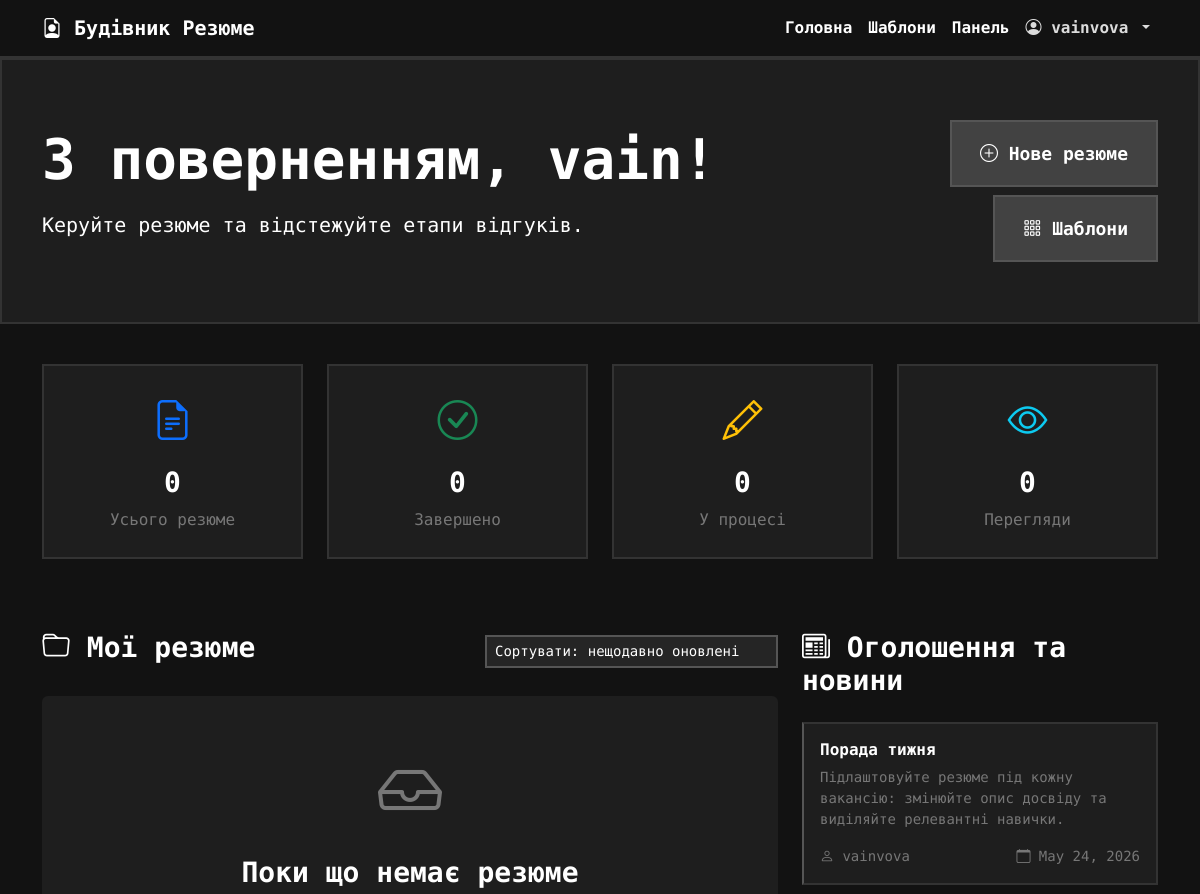
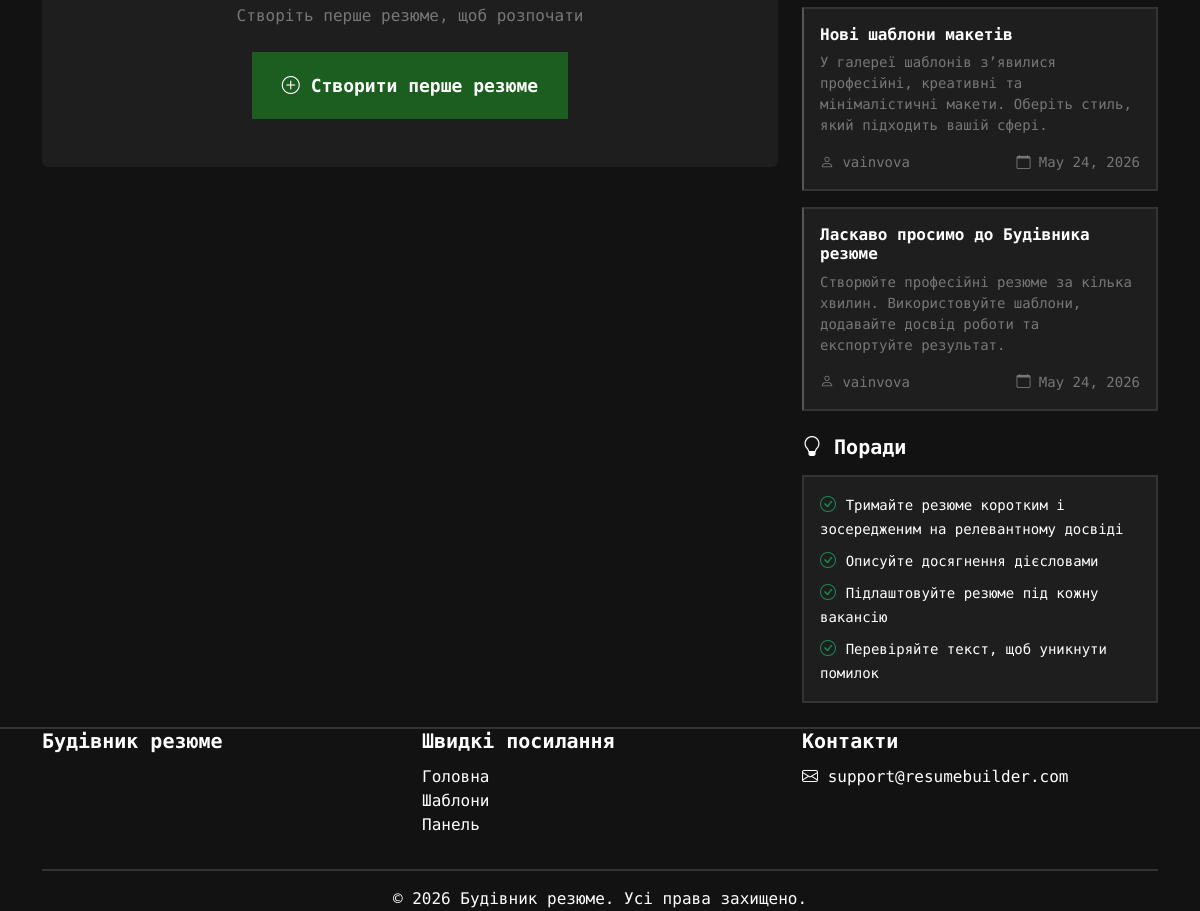
The app's page /dashboard/ (signed in) with its own data (2 pictures, top to bottom).
### auth_system/models.py (models this page shows, shortened)
class CustomUser(AbstractUser):
    phone_number = models.CharField(max_length=20, blank=True, null=True)

### resume_builder/models.py (models this page shows, shortened)
class Announcement(models.Model):
    title = models.CharField(max_length=200)
    content = models.TextField()
    author = models.ForeignKey(User, on_delete=models.CASCADE)
    created_at = models.DateTimeField(auto_now_add=True)
    is_active = models.BooleanField(default=True)

### resume_builder/views.py (the view)
# urls.py: path('dashboard/', views.dashboard, name='dashboard'),
@login_required
def dashboard(request):
    _ensure_default_announcements()
    sort_key = request.GET.get('sort', 'updated')
    order_by = SORT_OPTIONS.get(sort_key, '-updated_at')
    user_resumes = Resume.objects.filter(user=request.user).order_by(order_by)
    announcements = Announcement.objects.filter(is_active=True).order_by('-created_at')[:5]
    published_count = user_resumes.filter(is_published=True).count()
    draft_count = user_resumes.filter(is_published=False).count()
    context = {
        'resumes': user_resumes,
        'announcements': announcements,
        'sort': sort_key,
        'published_count': published_count,
        'draft_count': draft_count,
    }
    return render(request, 'resume_builder/dashboard.html', context)

### templates/resume_builder/dashboard.html (shortened to what this page needs)
{% extends 'base.html' %}
{% block content %}
<div class="dashboard-header">
    <div class="container">
        <div class="row align-items-center">
            <div class="col-md-8">
                <h1 class="display-4 fw-bold mb-3">З поверненням, {{ user.first_name|default:user.username }}!</h1>
                <p class="lead">Керуйте резюме та відстежуйте етапи відгуків.</p>
            </div>
            <div class="col-md-4 text-md-end">
                <div class="d-flex gap-2 justify-content-md-end flex-wrap">
                    <a href="{% url 'resume_builder:create_resume' %}" class="btn btn-light btn-lg quick-action-btn">
                        <i class="bi bi-plus-circle"></i> Нове резюме
                    </a>
                    <a href="{% url 'resume_builder:template_gallery' %}" class="btn btn-outline-light btn-lg quick-action-btn">
                        <i class="bi bi-grid-3x3-gap"></i> Шаблони
                    </a>
                </div>
            </div>
        </div>
    </div>
</div>
<div class="container">
    <div class="row mb-5">
        <div class="col-md-3 col-sm-6 mb-4">
            <div class="stats-card">
                <div class="stats-icon text-primary">
                    <i class="bi bi-file-earmark-text"></i>
                </div>
                <h3 class="fw-bold">{{ resumes.count }}</h3>
                <p class="text-muted mb-0">Усього резюме</p>
            </div>
        </div>
        <div class="col-md-3 col-sm-6 mb-4">
            <div class="stats-card">
                <div class="stats-icon text-success">
                    <i class="bi bi-check-circle"></i>
                </div>
                <h3 class="fw-bold">{{ published_count }}</h3>
                <p class="text-muted mb-0">Завершено</p>
            </div>
        </div>
        <div class="col-md-3 col-sm-6 mb-4">
            <div class="stats-card">
                <div class="stats-icon text-warning">
                    <i class="bi bi-pencil"></i>
                </div>
                <h3 class="fw-bold">{{ draft_count }}</h3>
                <p class="text-muted mb-0">У процесі</p>
            </div>
        </div>
        <div class="col-md-3 col-sm-6 mb-4">
            <div class="stats-card">
                <div class="stats-icon text-info">
                    <i class="bi bi-eye"></i>
                </div>
                <h3 class="fw-bold">0</h3>
                <p class="text-muted mb-0">Перегляди</p>
            </div>
        </div>
    </div>
    <div class="row">
        <div class="col-lg-8 mb-4">
            <div class="d-flex justify-content-between align-items-center mb-4">
                <h2 class="h3 fw-bold">
                    <i class="bi bi-folder"></i> Мої резюме
                </h2>
                <div class="d-flex gap-2">
                    <select class="form-select form-select-sm" style="width: auto;" id="resumeSort" onchange="sortResumes(this.value)">
                        <option value="updated" {% if sort == 'updated' %}selected{% endif %}>Сортувати: нещодавно оновлені</option>
                    </select>
                </div>
            </div>
            <div class="row g-4">
                {% for resume in resumes %}
                <div class="col-md-6">
                    <div class="card resume-card h-100">
                        <div class="resume-thumbnail">
                            <div class="text-center">
                                <i class="bi bi-file-earmark-person text-muted" style="font-size: 3rem;"></i>
                                <p class="text-muted mt-2 mb-0">{{ resume.template.name|default:"Шаблон за замовчуванням" }}</p>
                            </div>
                        </div>
                        <div class="card-body">
                            <h5 class="card-title fw-bold">{{ resume.title }}</h5>
                            <p class="card-text text-muted">
                                <i class="bi bi-person"></i> {{ resume.get_full_name }}
                            </p>
                            <div class="d-flex justify-content-between align-items-center mb-3">
                                <small class="text-muted">
                                    <i class="bi bi-clock"></i> Оновлено {{ resume.updated_at|timesince }} тому
                                </small>
                                {% if resume.is_published %}
                                    <span class="badge bg-success">Завершено</span>
                                {% else %}
                                    <span class="badge bg-secondary">Чернетка</span>
                                {% endif %}
                            </div>
                            <div class="d-flex gap-2 flex-wrap">
                                <a href="{% url 'resume_builder:edit_resume' resume.id %}" class="btn btn-sm btn-primary flex-fill">
                                    <i class="bi bi-pencil"></i> Редагувати
                                </a>
                                <a href="{% url 'resume_builder:preview_resume' resume.id %}" class="btn btn-sm btn-outline-secondary">
                                    <i class="bi bi-eye"></i>
                                </a>
                                <button class="btn btn-sm btn-outline-info" onclick="cloneResume({{ resume.id }})">
                                    <i class="bi bi-copy"></i>
                                </button>
                                <button class="btn btn-sm btn-outline-danger" onclick="deleteResume({{ resume.id }})">
                                    <i class="bi bi-trash"></i>
                                </button>
                            </div>
                        </div>
                    </div>
                </div>
                {% empty %}
                <div class="col-12">
                    <div class="text-center py-5 bg-light rounded">
                        <i class="bi bi-inbox text-muted" style="font-size: 4rem;"></i>
                        <h3 class="mt-3">Поки що немає резюме</h3>
                        <p class="text-muted mb-4">Створіть перше резюме, щоб розпочати</p>
                        <a href="{% url 'resume_builder:create_resume' %}" class="btn btn-primary btn-lg">
                            <i class="bi bi-plus-circle"></i> Створити перше резюме
                        </a>
                    </div>
                </div>
                {% endfor %}
            </div>
        </div>
        <div class="col-lg-4 mb-4">
            <h2 class="h3 fw-bold mb-4">
                <i class="bi bi-newspaper"></i> Оголошення та новини
            </h2>
            <div class="space-y-3">
                {% for announcement in announcements %}
                <div class="card announcement-card mb-3">
                    <div class="card-body">
                        <h6 class="card-title fw-bold">{{ announcement.title }}</h6>
                        <p class="card-text small text-muted">{{ announcement.content|truncatewords:20 }}</p>
                        <div class="d-flex justify-content-between align-items-center">
                            <small class="text-muted">
                                <i class="bi bi-person"></i> {{ announcement.author.username }}
                            </small>
                            <small class="text-muted">
                                <i class="bi bi-calendar"></i> {{ announcement.created_at|date:"M d, Y" }}
                            </small>
                        </div>
                    </div>
                </div>
                {% empty %}
                <div class="text-center py-4 bg-light rounded">
                    <i class="bi bi-megaphone text-muted" style="font-size: 2rem;"></i>
                    <p class="text-muted mt-2 mb-0">Наразі немає оголошень</p>
                </div>
                {% endfor %}
            </div>
            <div class="mt-4">
                <h4 class="h5 fw-bold mb-3">
                    <i class="bi bi-lightbulb"></i> Поради
                </h4>
                <div class="card bg-light">
                    <div class="card-body">
                        <ul class="list-unstyled mb-0 space-y-2">
                            <li class="mb-2">
                                <i class="bi bi-check-circle text-success"></i>
                                <small>Тримайте резюме коротким і зосередженим на релевантному досвіді</small>
                            </li>
                            <li class="mb-2">
                                <i class="bi bi-check-circle text-success"></i>
                                <small>Описуйте досягнення дієсловами</small>
                            </li>
                            <li class="mb-2">
                                <i class="bi bi-check-circle text-success"></i>
                                <small>Підлаштовуйте резюме під кожну вакансію</small>
                            </li>
                            <li class="mb-0">
                                <i class="bi bi-check-circle text-success"></i>
                                <small>Перевіряйте текст, щоб уникнути помилок</small>
                            </li>
                        </ul>
                    </div>
                </div>
            </div>
        </div>
    </div>
</div>
{% endblock %}

### templates/base.html (shortened to what this page needs)
<!DOCTYPE html>
<html lang="uk">
<head>
    <link href="https://cdn.jsdelivr.net/npm/bootstrap@5.3.0/dist/css/bootstrap.min.css" rel="stylesheet">
    <link rel="stylesheet" href="https://cdn.jsdelivr.net/npm/bootstrap-icons@1.11.0/font/bootstrap-icons.css">
</head>
<body>
    <nav class="navbar navbar-expand-lg navbar-dark sticky-top">
        <div class="container">
            <a class="navbar-brand" href="{% url 'resume_builder:home' %}">
                <i class="bi bi-file-earmark-person"></i> <span id="brand-text">Будівник Резюме</span>
            </a>
            <div class="collapse navbar-collapse" id="navbarNav">
                <ul class="navbar-nav ms-auto">
                    <li class="nav-item">
                        <a class="nav-link" href="{% url 'resume_builder:home' %}"><span class="nav-home">Головна</span></a>
                    </li>
                    <li class="nav-item">
                        <a class="nav-link" href="{% url 'resume_builder:template_gallery' %}"><span class="nav-templates">Шаблони</span></a>
                    </li>
                    {% if user.is_authenticated %}
                        <li class="nav-item">
                            <a class="nav-link" href="{% url 'resume_builder:dashboard' %}"><span class="nav-dashboard">Панель</span></a>
                        </li>
                        <li class="nav-item dropdown">
                            <a class="nav-link dropdown-toggle" href="javascript:void(0)" role="button" data-bs-toggle="dropdown" aria-expanded="false">
                                <i class="bi bi-person-circle"></i> {{ user.username }}
                            </a>
                        </li>
                    {% endif %}
                </ul>
            </div>
        </div>
    </nav>
    <main>
        {% block content %}{% endblock %}
    </main>
    <footer class="footer">
        <div class="container">
            <div class="row">
                <div class="col-md-4">
                    <h5>Будівник резюме</h5>
                </div>
                <div class="col-md-4">
                    <h5>Швидкі посилання</h5>
                    <ul class="list-unstyled">
                        <li><a href="{% url 'resume_builder:home' %}" class="text-white text-decoration-none">Головна</a></li>
                        <li><a href="{% url 'resume_builder:template_gallery' %}" class="text-white text-decoration-none">Шаблони</a></li>
                        {% if user.is_authenticated %}
                            <li><a href="{% url 'resume_builder:dashboard' %}" class="text-white text-decoration-none">Панель</a></li>
                        {% endif %}
                    </ul>
                </div>
                <div class="col-md-4">
                    <h5>Контакти</h5>
                    <p><i class="bi bi-envelope"></i> support@resumebuilder.com</p>
                </div>
            </div>
            <hr class="bg-white">
            <div class="text-center">
                <p>&copy; {% now "Y" %} Будівник резюме. Усі права захищено.</p>
            </div>
        </div>
    </footer>
</body>
</html>

### records on screen
Announcement: title "Порада тижня", content "Підлаштовуйте резюме під кожну вакансію: змінюйте опис досвіду та виділяйте релевантні навички.", author.username "vainvova", created_at "May 24, 2026"
Announcement: title "Нові шаблони макетів", content "У галереї шаблонів зʼявилися професійні, креативні та мінімалістичні макети. Оберіть стиль, який підходить вашій сфері.", author.username "vainvova", created_at "May 24, 2026"
Announcement: title "Ласкаво просимо до Будівника резюме", content "Створюйте професійні резюме за кілька хвилин. Використовуйте шаблони, додавайте досвід роботи та експортуйте результат.", author.username "vainvova", created_at "May 24, 2026"

### other values on screen
{{ user.username }} "vainvova"
{{ user.first_name|default:user.username }} "vain"
{{ resumes.count }} "0"
{{ published_count }} "0"
{{ draft_count }} "0"
